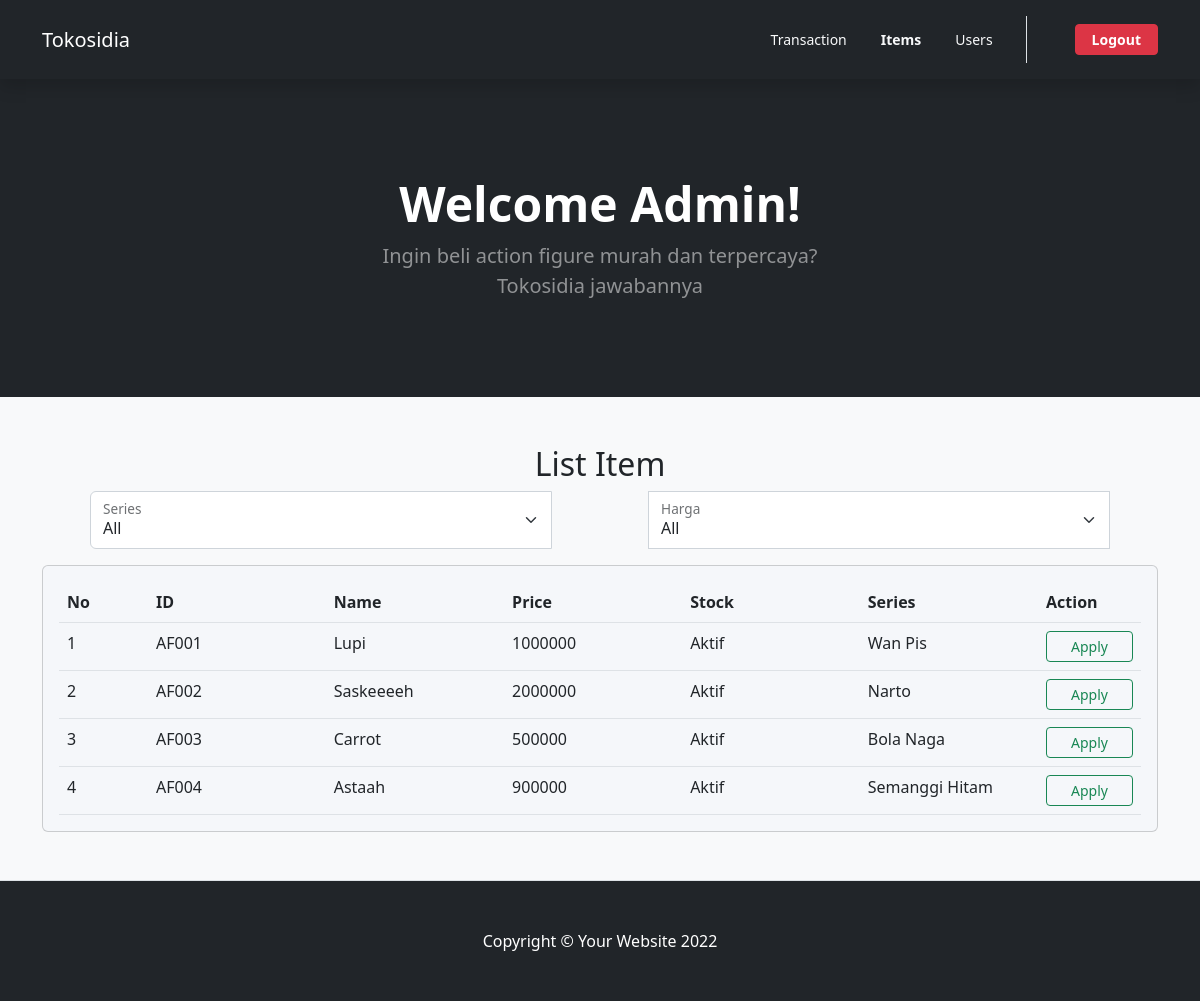
The app's page /admin-item.php, older data.
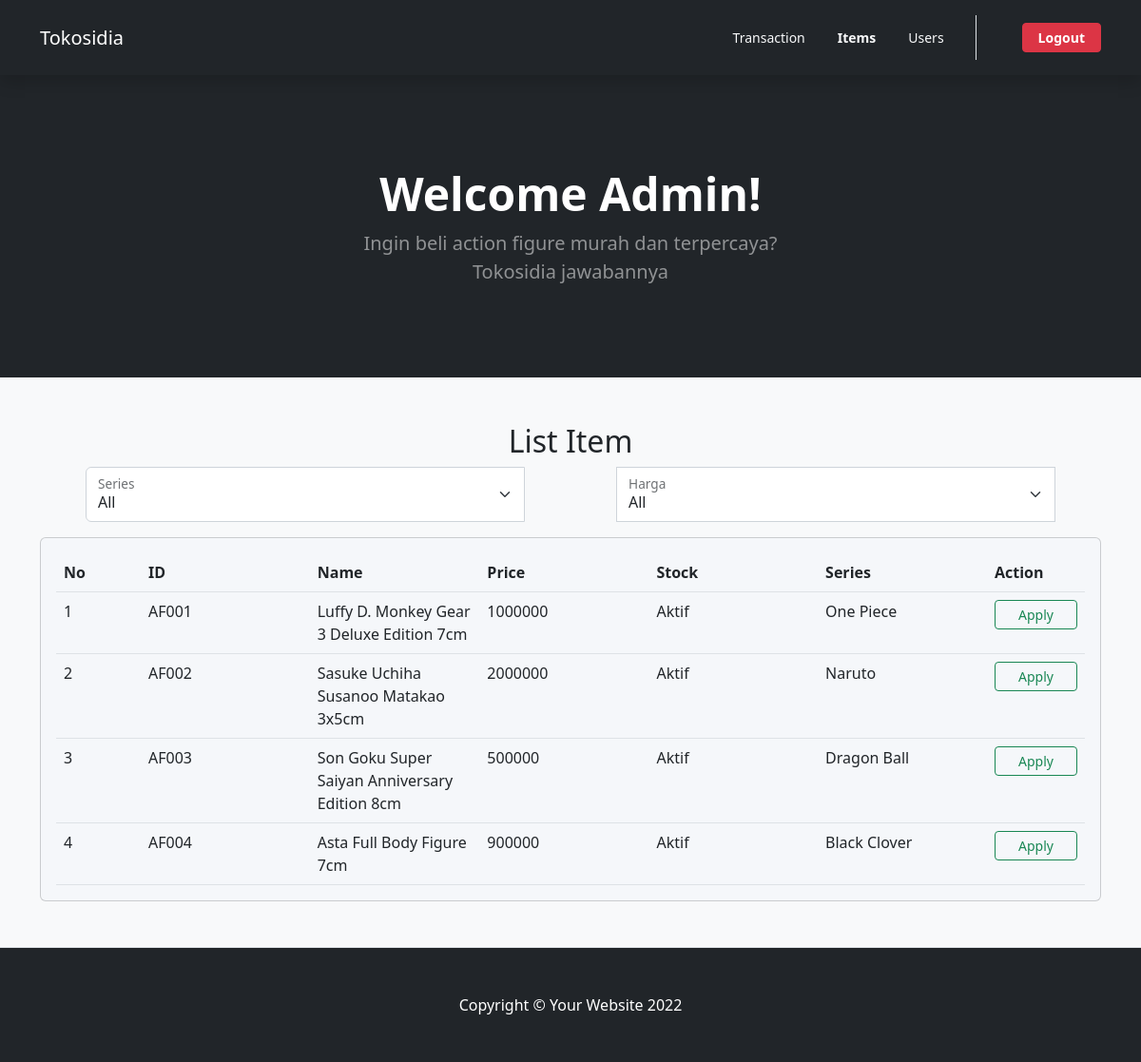
The same page, newer data.
### tables this page shows
CREATE TABLE `actionfigure` (
  `af_id` varchar(5) NOT NULL,
  `af_name` varchar(500) NOT NULL,
  `af_price` double NOT NULL,
  `af_stock` int(10) NOT NULL,
  `af_status` int(10) NOT NULL,
  `af_se_id` varchar(5) NOT NULL
);

CREATE TABLE `series` (
  `se_id` varchar(5) NOT NULL,
  `se_name` varchar(255) NOT NULL
);

### admin-item.php (the view, shortened to what this page needs)
<?php
    require('action.php');
?>
<!DOCTYPE html>
<html lang="en">
    <head>
        <link href="https://cdn.jsdelivr.net/npm/bootstrap-icons@1.4.1/font/bootstrap-icons.css" rel="stylesheet">
        <link href="https://cdn.jsdelivr.net/npm/bootstrap@5.2.2/dist/css/bootstrap.min.css" rel="stylesheet">
        <link href="assets/css/general.css" rel="stylesheet">
    </head>
    <body>
        <nav class="navbar navbar-expand-lg p-3 position-sticky top-0 w-100 shadow navbar-dark bg-dark">
            <div class="container">
                <a class="navbar-brand" href="admin.php">Tokosidia</a>
                <div class="collapse navbar-collapse" id="navbarSupportedContent">
                    <ul class="navbar-nav ms-auto mb-2 me-5 mb-lg-0 px-3 border-end">
                        <li class="nav-item">
                            <a class="nav-link" aria-current="page" href="admin.php">
                                <button class="btn btn-sm text-light">Transaction</button>
                            </a>
                        </li>
                        <li class="nav-item">
                            <a class="nav-link" href="">
                                <button class="btn btn-sm text-light fw-bold">Items</button>
                            </a>
                        </li>
                        <li class="nav-item">
                        <a class="nav-link" href="admin-user.php">
                                <button class="btn btn-sm text-light">Users</button>
                            </a>
                        </li>
                    </ul>
                    <div class="d-flex">
                        <a class="" href="index.php">
                            <button class="btn btn-danger btn-sm px-3 fw-bold" name="logout">Logout</button>
                        </a>
                    </div>
                </div>
            </div>
        </nav>
        <header class="bg-dark py-5">
            <div class="container px-5">
                <div class="row gx-5 justify-content-center">
                    <div class="col-lg-6">
                        <div class="text-center my-5">
                            <h1 class="display-5 fw-bolder text-white mb-2">Welcome Admin!</h1>
                            <p class="lead text-white-50 mb-4">Ingin beli action figure murah dan terpercaya? Tokosidia jawabannya</p>
                        </div>
                    </div>
                </div>
            </div>
        </header>
        <section class="intro py-5 border-bottom bg-light" id="features">
            <div class="mask d-flex align-items-center h-100">
                <div class="container text-center">
                    <h2>List Item</h2>
                    <div class="row justify-content-center">
                        <form action="" method="post">
                            <div class="input-group">
                                <div class="form-floating mb-3 mx-5">
                                    <select class="form-select" name='lokasi' id='lokasi'>
                                        <option value=''>All</option>
                                    </select>
                                    <label for="lokasi">Series</label>
                                </div>
                                <div class="form-floating mb-3 mx-5">
                                    <select class="form-select" name='jenis' id='jenis'>
                                    <option value=''>All</option>
                                    </select>
                                    <label for="jenis">Harga</label>
                                </div>
                            </div>
                        </form>
                    </div>
                    <div class="row justify-content-center">
                        <div class="col-12">
                            <div class="card shadow-2-strong" style="background-color: #f5f7fa;">
                                <div class="card-body">
                                    <div class="table-responsive">
                                    <table class="table table-border mb-0 align-items-center justify-content-center text-start">
                                            <thead>
                                            <tr>
                                                <th scope="col">No</th>
                                                <th scope="col">ID</th>
                                                <th scope="col">Name</th>
                                                <th scope="col">Price</th>
                                                <th scope="col">Stock</th>
                                                <th scope="col">Series</th>
                                                <th scope="col">Action</th>
                                            </tr>
                                            </thead>
                                            <tbody>
                                            <tbody>
                                                <?php
                                                    $query = "SELECT a.af_id as 'ID', a.af_name as 'Name', a.af_price as 'Price', a.af_stock as 'Stock', a.af_status as 'Status', s.se_name as 'Series' from actionfigure a join series s on s.se_id = a.af_se_id";
                                                    $query = mysqli_query($con, $query);
                                                    $counter = 1;
                                                    while($row = mysqli_fetch_array($query, MYSQLI_ASSOC)){
                                                ?>
                                                <tr>
                                                    <td class='col-1'><?=$counter?></td>
                                                    <td class='col-2'><?=$row['ID']?></td>
                                                    <td class='col-2'><?=$row['Name']?></td>
                                                    <td class='col-2'><?=$row['Price']?></td>
                                                    <td class='col-2'><?=($row['Status'] == 1? 'Aktif' : 'Tidak Aktif')?></td>
                                                    <td class='col-2'><?=$row['Series']?></td>
                                                    <td class='col-1'>
                                                        <button name='btn-apply' class='btn btn-outline-success btn-sm px-4'>Apply</button>
                                                    </td>
                                                </tr>
                                                <?php
                                                        $counter++;
                                                    }
                                                ?>
                                            </tbody>
                                        </table>
                                    </div>
                                </div>
                            </div>
                        </div>
                    </div>
                </div>
            </div>
        </section>
        <footer class="py-5 bg-dark">
            <div class="container px-5"><p class="m-0 text-center text-white">Copyright &copy; Your Website 2022</p></div>
        </footer>
    </body>
</html>

### assets/css/general.css (style rules this page uses)
.input-group { position: relative; }

Row changes from the older to the newer data that the page shows:
changed actionfigure "AF001": af_name "Lupi" → "Luffy D. Monkey Gear 3 Deluxe Edition 7cm"; af_se.se_name "Wan Pis" → "One Piece"
changed actionfigure "AF002": af_name "Saskeeeeh" → "Sasuke Uchiha Susanoo Matakao 3x5cm"; af_se.se_name "Narto" → "Naruto"
changed actionfigure "AF003": af_name "Carrot" → "Son Goku Super Saiyan Anniversary Edition 8cm"; af_se.se_name "Bola Naga" → "Dragon Ball"
changed actionfigure "AF004": af_name "Astaah" → "Asta Full Body Figure 7cm"; af_se.se_name "Semanggi Hitam" → "Black Clover"
